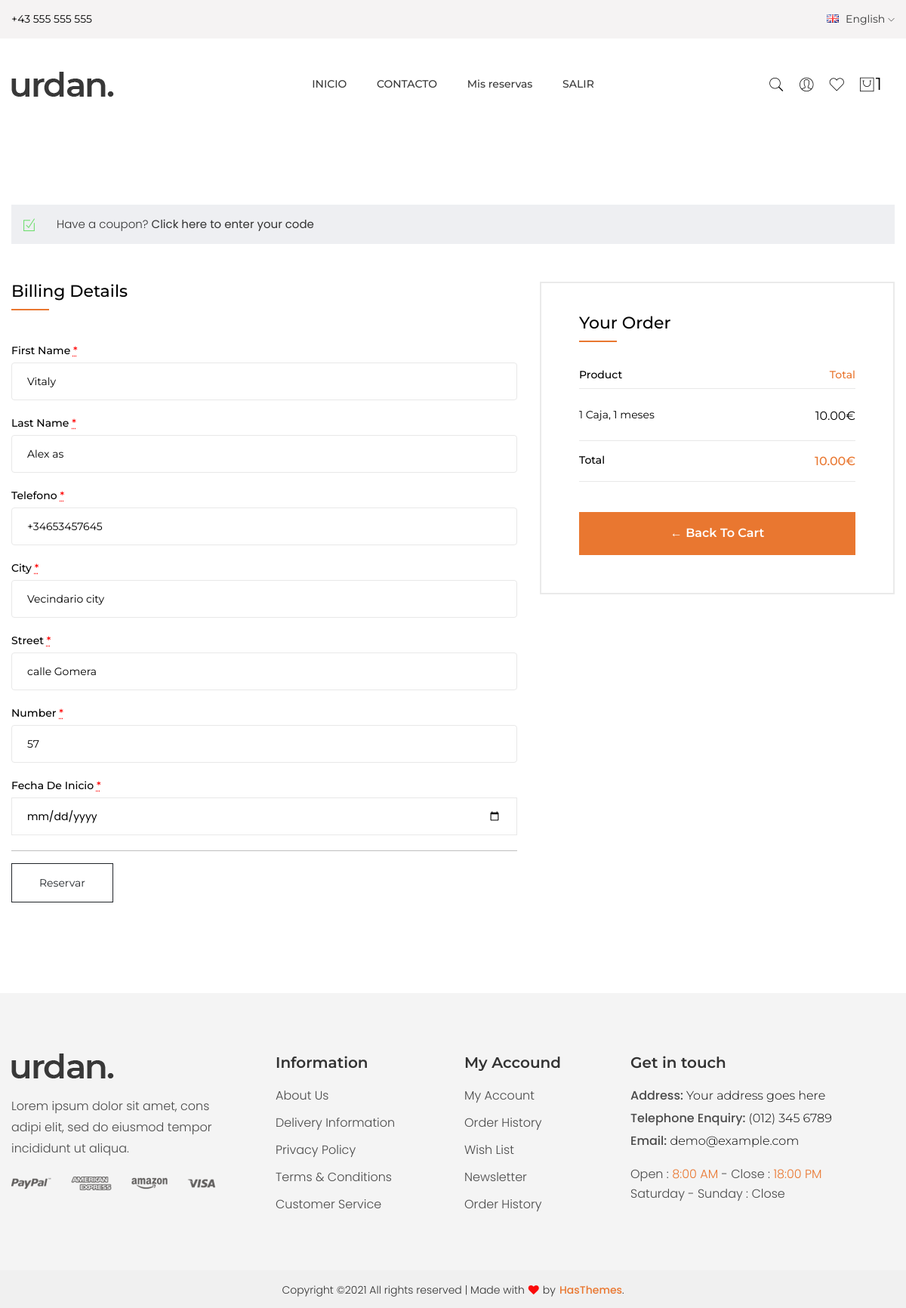
The app's page /checkout/ (signed in), older data.
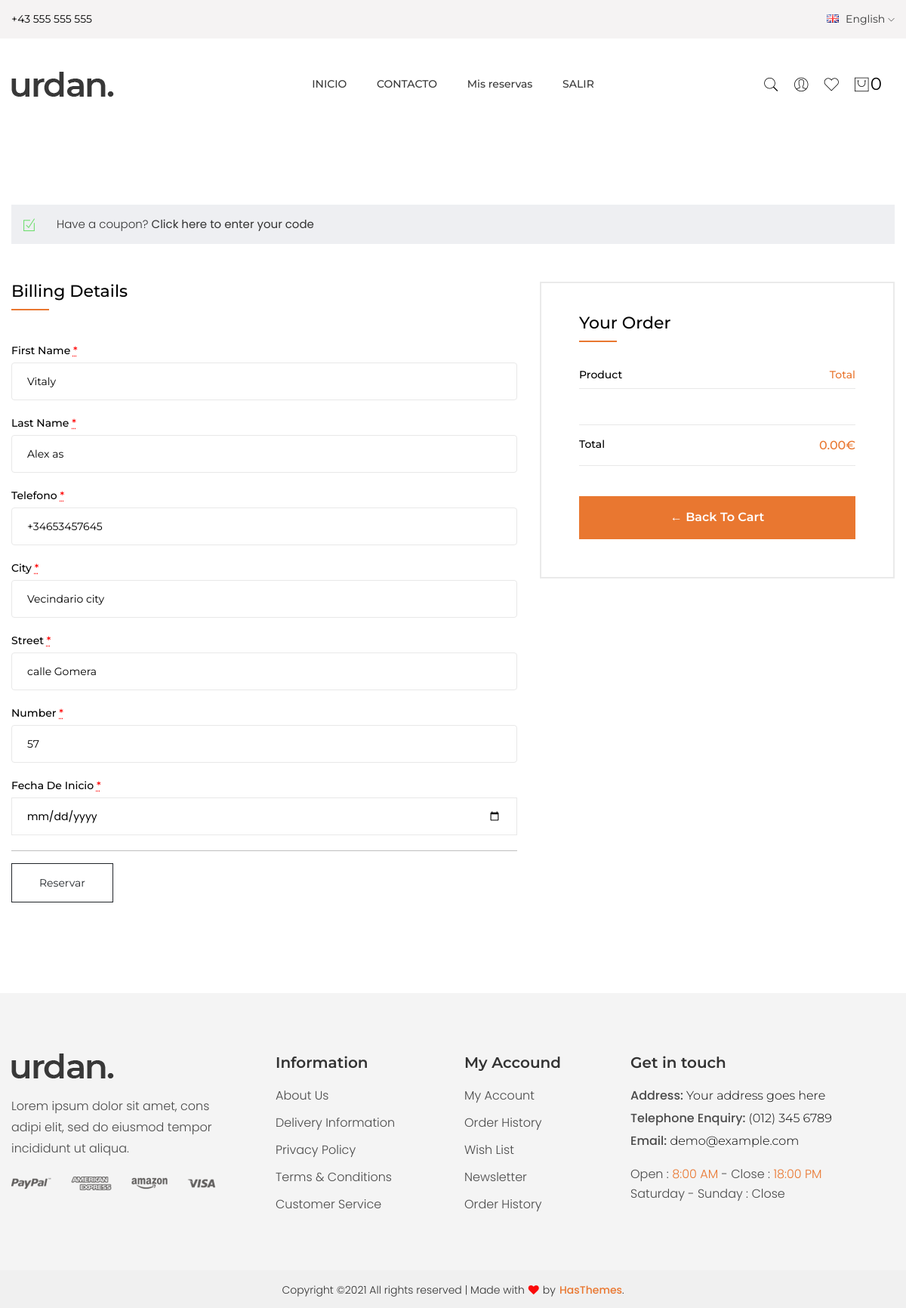
The same page, newer data.
### main/models.py (models this page shows, shortened)
class Cart(models.Model):
    owner = models.ForeignKey('Customer', verbose_name='Dueño',
                              on_delete=models.CASCADE)
    products = models.ManyToManyField(CartProduct, blank=True,
                                      related_name='related_cart')
    total_products = models.PositiveIntegerField(default=0)
    final_price = models.DecimalField('Precio de pedido', max_digits=9,
                                      default=0, decimal_places=2)
    in_order = models.BooleanField(default=False)
    for_anonymous_user = models.BooleanField(default=False)

class CartProduct(models.Model):
    user = models.ForeignKey('Customer', verbose_name='Cliente',
                             on_delete=models.CASCADE)
    cart = models.ForeignKey('Cart', verbose_name='Pedido',
                             on_delete=models.CASCADE,
                             related_name='related_products')
    item = models.ForeignKey(Item, verbose_name='Objeto',
                             on_delete=models.CASCADE)
    qty = models.PositiveIntegerField('Cantidad', default=1)
    month = models.PositiveIntegerField('Meses', default=1)
    final_price = models.DecimalField('Precio final', max_digits=9,
                                      decimal_places=2)

class Item(models.Model):
    title = models.CharField('Nombre', max_length=255)
    slug = models.SlugField(unique=True)
    image = models.ImageField('Imagen')
    description = models.TextField('Descripcion', null=True)
    price = models.DecimalField('Precio', max_digits=9, decimal_places=2)

### main/views.py (the view)
# urls.py: path('checkout/', views.Checkout.as_view(), name='checkout'),
class Checkout(CartMixin, View):
    def get(self, request, *args, **kwargs):
        customer = Customer.objects.get(user=request.user)
        form = OrderForm(request.POST or None)
        context = {
            'customer': customer,
            'cart': self.cart,
            'form': form
        }
        return render(request, 'main/checkout.html', context)

### main/forms.py
class OrderForm(forms.ModelForm):
    def __init__(self, *args, **kwargs):
        super().__init__(*args, **kwargs)
        self.fields['order_date'].label = 'Дата получения заказа'
    order_date = forms.DateField(
        widget=forms.TextInput(attrs={'type': 'date'}))
    class Meta:
        model = Order
        fields = (
            'first_name', 'last_name', 'phone', 'city', 'street', 'number',
            'order_date', 'comment'
        )

### main/mixins.py (called while the page is built)
    def dispatch(self, request, *args, **kwargs):
        if request.user.is_authenticated:
            customer = Customer.objects.filter(user=request.user).first()
            if not customer:
                customer = Customer.objects.create(
                    user=request.user
                )
            cart = Cart.objects.filter(owner=customer, in_order=False).first()
            if not cart:
                cart = Cart.objects.create(owner=customer)
        else:
            cart = Cart.objects.filter(for_anonymous_user=True).first()
            if not cart:
                cart = Cart.objects.create(for_anonymous_user=True)
        self.cart = cart
        return super().dispatch(request, *args, **kwargs)

### main/templates/main/checkout.html (shortened to what the changed rows need)
{% extends 'main/base.html' %}
{% load static %}
{% load i18n %}
{% block content %}
<div class="checkout-main-area pb-100 pt-100">
            <div class="container">
                <div class="checkout-wrap pt-30">
                    <div class="row">
                        <div class="col-lg-5">
                            <div class="your-order-area">
                                <div class="your-order-wrap gray-bg-4">
                                    <div class="your-order-info-wrap">
                                        <div class="your-order-info">
                                            <ul>
                                            </ul>
                                        </div>
                                        <div class="your-order-middle">
                                            <ul>
		                                            {% for item in cart.products.all %}
                                                <li>{{item.qty}} {{item.item.title}}, {{item.month}}  meses   <span>{{item.final_price|floatformat:2}}€ </span></li>
		                                            {% endfor %}
                                            </ul>
                                        </div>
                                        <div class="your-order-info order-subtotal">
                                            <ul>
                                                <li>Total <span>{{cart.final_price|floatformat:2}}€ </span></li>
                                            </ul>
                                        </div>
                                    </div>
                                </div>
                            </div>
                        </div>
                    </div>
                </div>
            </div>
        </div>
{% endblock content %}

### main/templates/main/base.html (shortened to what the changed rows need)
<!DOCTYPE html>
{% load static %}
{% load i18n %}
<html lang="es">
<head>
    <link rel="stylesheet" href="{% static 'assets/css/vendor/bootstrap.min.css' %}" />
    <link rel="stylesheet" href="{% static 'assets/css/vendor/pe-icon-7-stroke.css' %}" />
    <link rel="stylesheet" href="{% static 'assets/css/vendor/themify-icons.css' %}" />
    <link rel="stylesheet" href="{% static 'assets/css/vendor/font-awesome.min.css' %}" />
    <link rel="stylesheet" href="{% static 'assets/css/plugins/animate.css' %}" />
    <link rel="stylesheet" href="{% static 'assets/css/plugins/aos.css' %}" />
    <link rel="stylesheet" href="{% static 'assets/css/plugins/magnific-popup.css' %}" />
    <link rel="stylesheet" href="{% static 'assets/css/plugins/swiper.min.css' %}" />
    <link rel="stylesheet" href="{% static 'assets/css/plugins/jquery-ui.css' %}" />
    <link rel="stylesheet" href="{% static 'assets/css/plugins/nice-select.css' %}" />
    <link rel="stylesheet" href="{% static 'assets/css/plugins/select2.min.css' %}" />
    <link rel="stylesheet" href="{% static 'assets/css/plugins/easyzoom.css' %}" />
    <link rel="stylesheet" href="{% static 'assets/css/plugins/slinky.css' %}" />
    <link rel="stylesheet" href="{% static 'assets/css/style.css' %}" />
</head>
<body>
    <div class="main-wrapper main-wrapper-2">
        <header class="header-area header-responsive-padding header-height-1">
            <div class="header-bottom sticky-bar">
                <div class="container">
                    <div class="row align-items-center">
                        <div class="col-lg-3 col-md-6 col-6">
                            <div class="header-action-wrap">
                                <div class="header-action-style">
		                                {% if request.user.is_authenticated %}
                                    <a class="header-action-style" href="{% url 'cart' %}"><i class="pe-7s-shopbag"></i>
                                        <span class="product-count bg-black">{{ cart.products.count }}</span>
                                    </a>
		                                {% else %}
		                                <a class="" href=""><i class="pe-7s-shopbag"></i>
                                        <span class="product-count bg-black"></span>
                                    </a>
		                                {% endif %}
                                </div>
                            </div>
                        </div>
                    </div>
                </div>
            </div>
        </header>
		    {% block content %}
        {% endblock content %}
    </div>
</body>
</html>

Row changes from the older to the newer data that the page shows:
no longer on this page (row edited): Cart: products.count "1", final_price "10.00"
no longer on this page (row edited): CartProduct: qty "1", item "Caja", month "1", final_price "10.00"
added Cart: products.count "0", final_price "0.00"
